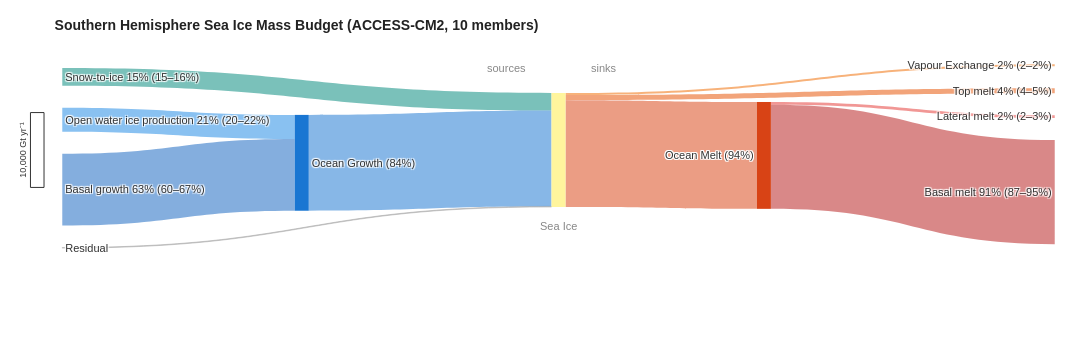
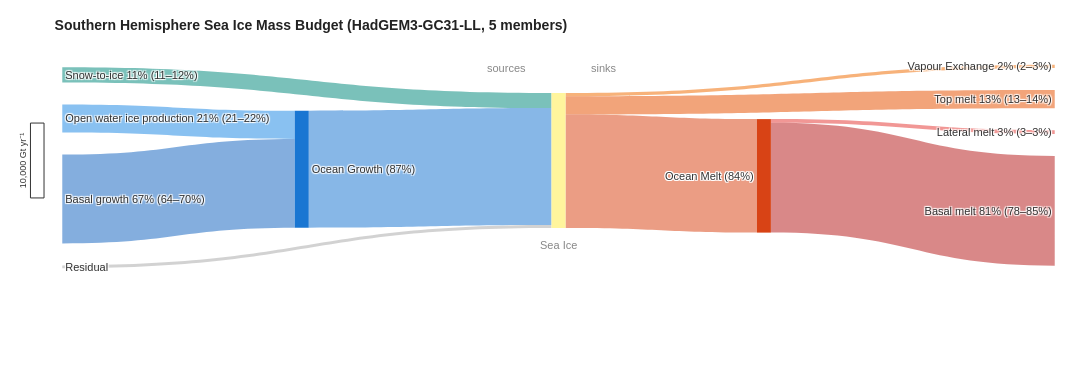
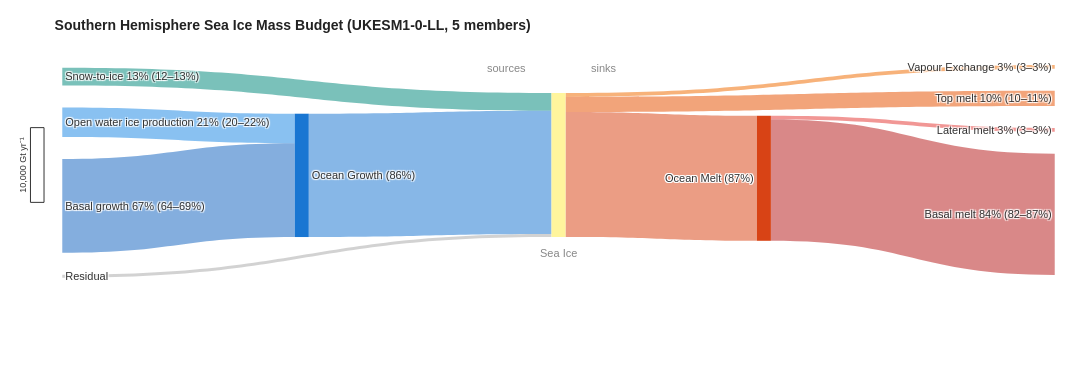
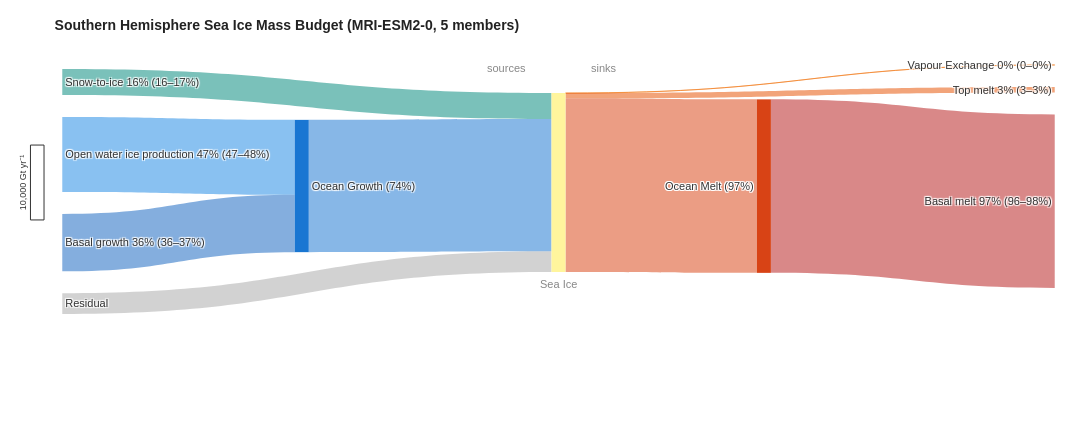

Source (notebook cell) for these figures, in order:
### Markdown cell above
### Ice Mass Budget

### Code cell
# ── Plotly Sankey: ice mass budget ───────────────────────────────────────────────────
for _model in SANKEY_MODELS + [None]:
    _show_vals = SHOW_VALUES_MME if _model is None else SHOW_VALUES_MODELS
    _show_pct = SHOW_PERCENT_MME if _model is None else SHOW_PERCENT_MODELS
    _scale_bar = ICE_SCALE_BAR_GT if (SHOW_SCALE_BAR and ('SO', _model) not in SCALE_BAR_SKIP) else None
    if SHOW_UNCERTAINTY:
        fig = make_ice_sankey_uncertainty_plotly(
            ice_budget_SH, model=_model, res_label="Sea Ice",
            scale_ref=ICE_SANKEY_SCALE_REF, res_color="#FFF59D",
            scale_bar_Gt=_scale_bar,
            show_residual=SHOW_RESIDUAL,
            inflow_group_name="Ocean Growth", outflow_group_name="Ocean Melt",
            subtitle="Southern Hemisphere", include_dynamics=False,
        )
    else:
        fig = make_ice_sankey_plotly(
            ice_budget_SH, model=_model, res_label="Sea Ice",
            scale_ref=ICE_SANKEY_SCALE_REF, res_color="#FFF59D",
            scale_bar_Gt=_scale_bar,
            show_values=_show_vals, show_residual=SHOW_RESIDUAL, show_percent=_show_pct,
            hide_terminal_nodes=True,
            inflow_group_name="Ocean Growth", outflow_group_name="Ocean Melt",
            subtitle="Southern Hemisphere",
        )
    label = _model if _model is not None else "MME"
    fig.write_image(f"figures/ice_sankey_SO_{label}_2015-2034.png", scale=3.125)
    fig.write_image(f"figures/ice_sankey_SO_{label}_2015-2034.pdf")
    #fig.write_image(f"figures/ice_sankey_SO_{label}_2015-2034.svg")
    fig.show()

### Figure 1 — Plotly figure (JSON) as saved in the notebook; plotly's stock layout.template omitted (floating-point values rounded to 4 significant figures)
{"data": [{"arrangement": "snap", "link": {"color": ["rgba(0,137,123,0.52)", "rgba(30,136,229,0.52)", "rgba(21,101,192,0.52)", "rgba(170,170,170,0.52)", "rgba(25,118,210,0.52)", "rgba(239,108,0,0.52)", "rgba(230,81,0,0.52)", "rgba(229,57,53,0.52)", "rgba(183,28,28,0.52)", "rgba(216,67,21,0.52)"], "customdata": ["2,345 Gt yr⁻¹", "3,218 Gt yr⁻¹", "9,594 Gt yr⁻¹", "84 Gt yr⁻¹", "12,813 Gt yr⁻¹", "282 Gt yr⁻¹", "673 Gt yr⁻¹", "363 Gt yr⁻¹", "13,923 Gt yr⁻¹", "14,286 Gt yr⁻¹"], "hovertemplate": "%{customdata}<extra></extra>", "source": [0, 1, 2, 3, 4, 5, 5, 10, 10, 5], "target": [5, 4, 4, 5, 5, 6, 7, 8, 9, 10], "value": [2345.0, 3218.0, 9594.0, 83.94, 12810.0, 282.4, 672.9, 362.6, 13920.0, 14290.0]}, "node": {"color": ["rgba(0,0,0,0)", "rgba(0,0,0,0)", "rgba(0,0,0,0)", "rgba(0,0,0,0)", "#1976D2", "#FFF59D", "rgba(0,0,0,0)", "rgba(0,0,0,0)", "rgba(0,0,0,0)", "rgba(0,0,0,0)", "#D84315"], "customdata": ["Snow-to-ice 15% (15–16%)", "Open water ice production 21% (20–22%)", "Basal growth 63% (60–67%)", "Residual", "Ocean Growth (84%)", "Sea Ice", "Vapour Exchange 2% (2–2%)", "Top melt 4% (4–5%)", "Lateral melt 2% (2–3%)", "Basal melt 91% (87–95%)", "Ocean Melt (94%)"], "hovertemplate": "%{customdata}<extra></extra>", "label": ["Snow-to-ice 15% (15–16%)", "Open water ice production 21% (20–22%)", "Basal growth 63% (60–67%)", "Residual", "Ocean Growth (84%)", "", "Vapour Exchange 2% (2–2%)", "Top melt 4% (4–5%)", "Lateral melt 2% (2–3%)", "Basal melt 91% (87–95%)", ""], "line": {"color": "white", "width": 0}, "pad": 22, "thickness": 14, "x": [0.01, 0.01, 0.01, 0.01, 0.25, 0.5, 0.99, 0.99, 0.99, 0.99, 0.7], "y": [0.09384, 0.269, 0.6726, 0.9774, 0.5712, 0.5, 0.02889, 0.05898, 0.09159, 0.5415, 0.5301]}, "type": "sankey"}], "layout": {"annotations": [{"font": {"color": "#888888", "size": 11}, "showarrow": false, "text": "sources", "x": 0.47, "xanchor": "right", "xref": "paper", "y": 1, "yref": "paper"}, {"font": {"color": "#888888", "size": 11}, "showarrow": false, "text": "sinks", "x": 0.53, "xanchor": "left", "xref": "paper", "y": 1, "yref": "paper"}, {"font": {"color": "#888888", "size": 11}, "showarrow": false, "text": "Sea Ice", "x": 0.5, "xanchor": "center", "xref": "paper", "y": 0.12, "yanchor": "top", "yref": "paper"}, {"font": {"color": "white", "size": 11}, "showarrow": false, "text": "Ocean Melt (94%)", "x": 0.7, "xanchor": "right", "xref": "paper", "xshift": -9, "y": 0.4699, "yanchor": "middle", "yref": "paper", "yshift": -1}, {"font": {"color": "white", "size": 11}, "showarrow": false, "text": "Ocean Melt (94%)", "x": 0.7, "xanchor": "right", "xref": "paper", "xshift": -9, "y": 0.4699, "yanchor": "middle", "yref": "paper", "yshift": 0}, {"font": {"color": "white", "size": 11}, "showarrow": false, "text": "Ocean Melt (94%)", "x": 0.7, "xanchor": "right", "xref": "paper", "xshift": -9, "y": 0.4699, "yanchor": "middle", "yref": "paper", "yshift": 1}, {"font": {"color": "white", "size": 11}, "showarrow": false, "text": "Ocean Melt (94%)", "x": 0.7, "xanchor": "right", "xref": "paper", "xshift": -8, "y": 0.4699, "yanchor": "middle", "yref": "paper", "yshift": -1}, {"font": {"color": "white", "size": 11}, "showarrow": false, "text": "Ocean Melt (94%)", "x": 0.7, "xanchor": "right", "xref": "paper", "xshift": -8, "y": 0.4699, "yanchor": "middle", "yref": "paper", "yshift": 1}, {"font": {"color": "white", "size": 11}, "showarrow": false, "text": "Ocean Melt (94%)", "x": 0.7, "xanchor": "right", "xref": "paper", "xshift": -7, "y": 0.4699, "yanchor": "middle", "yref": "paper", "yshift": -1}, {"font": {"color": "white", "size": 11}, "showarrow": false, "text": "Ocean Melt (94%)", "x": 0.7, "xanchor": "right", "xref": "paper", "xshift": -7, "y": 0.4699, "yanchor": "middle", "yref": "paper", "yshift": 0}, {"font": {"color": "white", "size": 11}, "showarrow": false, "text": "Ocean Melt (94%)", "x": 0.7, "xanchor": "right", "xref": "paper", "xshift": -7, "y": 0.4699, "yanchor": "middle", "yref": "paper", "yshift": 1}, {"font": {"color": "#333333", "size": 11}, "showarrow": false, "text": "Ocean Melt (94%)", "x": 0.7, "xanchor": "right", "xref": "paper", "xshift": -8, "y": 0.4699, "yanchor": "middle", "yref": "paper"}, {"font": {"color": "#333333", "size": 9}, "showarrow": false, "text": "10,000 Gt yr⁻¹", "textangle": -90, "x": -0.0217, "xanchor": "center", "xref": "paper", "y": 0.5, "yanchor": "middle", "yref": "paper"}], "font": {"color": "#333333", "family": "Arial, sans-serif", "size": 11}, "height": 360.2, "margin": {"b": 120, "l": 45, "r": 20, "t": 60}, "paper_bgcolor": "white", "shapes": [{"fillcolor": "white", "line": {"color": "#333333", "width": 1}, "type": "rect", "x0": -0.01415, "x1": -0.0009434, "xref": "paper", "y0": 0.2921, "y1": 0.7079, "yref": "paper"}], "title": {"font": {"color": "#222222", "size": 14}, "text": "<b>Southern Hemisphere Sea Ice Mass Budget (ACCESS-CM2, 10 members)</b>"}, "width": 1125}}

### Figure 2 — Plotly figure (JSON) as saved in the notebook; plotly's stock layout.template omitted (floating-point values rounded to 4 significant figures)
{"data": [{"arrangement": "snap", "link": {"color": ["rgba(0,137,123,0.52)", "rgba(30,136,229,0.52)", "rgba(21,101,192,0.52)", "rgba(170,170,170,0.52)", "rgba(25,118,210,0.52)", "rgba(239,108,0,0.52)", "rgba(230,81,0,0.52)", "rgba(229,57,53,0.52)", "rgba(183,28,28,0.52)", "rgba(216,67,21,0.52)"], "customdata": ["2,020 Gt yr⁻¹", "3,762 Gt yr⁻¹", "11,869 Gt yr⁻¹", "386 Gt yr⁻¹", "15,631 Gt yr⁻¹", "437 Gt yr⁻¹", "2,434 Gt yr⁻¹", "494 Gt yr⁻¹", "14,671 Gt yr⁻¹", "15,165 Gt yr⁻¹"], "hovertemplate": "%{customdata}<extra></extra>", "source": [0, 1, 2, 3, 4, 5, 5, 10, 10, 5], "target": [5, 4, 4, 5, 5, 6, 7, 8, 9, 10], "value": [2020.0, 3762.0, 11870.0, 385.7, 15630.0, 437.4, 2434.0, 494.5, 14670.0, 15170.0]}, "node": {"color": ["rgba(0,0,0,0)", "rgba(0,0,0,0)", "rgba(0,0,0,0)", "rgba(0,0,0,0)", "#1976D2", "#FFF59D", "rgba(0,0,0,0)", "rgba(0,0,0,0)", "rgba(0,0,0,0)", "rgba(0,0,0,0)", "#D84315"], "customdata": ["Snow-to-ice 11% (11–12%)", "Open water ice production 21% (21–22%)", "Basal growth 67% (64–70%)", "Residual", "Ocean Growth (87%)", "Sea Ice", "Vapour Exchange 2% (2–3%)", "Top melt 13% (13–14%)", "Lateral melt 3% (3–3%)", "Basal melt 81% (78–85%)", "Ocean Melt (84%)"], "hovertemplate": "%{customdata}<extra></extra>", "label": ["Snow-to-ice 11% (11–12%)", "Open water ice production 21% (21–22%)", "Basal growth 67% (64–70%)", "Residual", "Ocean Growth (87%)", "", "Vapour Exchange 2% (2–3%)", "Top melt 13% (13–14%)", "Lateral melt 3% (3–3%)", "Basal melt 81% (78–85%)", ""], "line": {"color": "white", "width": 0}, "pad": 22, "thickness": 14, "x": [0.01, 0.01, 0.01, 0.01, 0.25, 0.5, 0.99, 0.99, 0.99, 0.99, 0.7], "y": [0.07375, 0.2276, 0.6436, 0.9697, 0.5435, 0.5, 0.03164, 0.1081, 0.186, 0.5896, 0.5764]}, "type": "sankey"}], "layout": {"annotations": [{"font": {"color": "#888888", "size": 11}, "showarrow": false, "text": "sources", "x": 0.47, "xanchor": "right", "xref": "paper", "y": 1, "yref": "paper"}, {"font": {"color": "#888888", "size": 11}, "showarrow": false, "text": "sinks", "x": 0.53, "xanchor": "left", "xref": "paper", "y": 1, "yref": "paper"}, {"font": {"color": "#888888", "size": 11}, "showarrow": false, "text": "Sea Ice", "x": 0.5, "xanchor": "center", "xref": "paper", "y": 0.12, "yanchor": "top", "yref": "paper"}, {"font": {"color": "white", "size": 11}, "showarrow": false, "text": "Ocean Melt (84%)", "x": 0.7, "xanchor": "right", "xref": "paper", "xshift": -9, "y": 0.4236, "yanchor": "middle", "yref": "paper", "yshift": -1}, {"font": {"color": "white", "size": 11}, "showarrow": false, "text": "Ocean Melt (84%)", "x": 0.7, "xanchor": "right", "xref": "paper", "xshift": -9, "y": 0.4236, "yanchor": "middle", "yref": "paper", "yshift": 0}, {"font": {"color": "white", "size": 11}, "showarrow": false, "text": "Ocean Melt (84%)", "x": 0.7, "xanchor": "right", "xref": "paper", "xshift": -9, "y": 0.4236, "yanchor": "middle", "yref": "paper", "yshift": 1}, {"font": {"color": "white", "size": 11}, "showarrow": false, "text": "Ocean Melt (84%)", "x": 0.7, "xanchor": "right", "xref": "paper", "xshift": -8, "y": 0.4236, "yanchor": "middle", "yref": "paper", "yshift": -1}, {"font": {"color": "white", "size": 11}, "showarrow": false, "text": "Ocean Melt (84%)", "x": 0.7, "xanchor": "right", "xref": "paper", "xshift": -8, "y": 0.4236, "yanchor": "middle", "yref": "paper", "yshift": 1}, {"font": {"color": "white", "size": 11}, "showarrow": false, "text": "Ocean Melt (84%)", "x": 0.7, "xanchor": "right", "xref": "paper", "xshift": -7, "y": 0.4236, "yanchor": "middle", "yref": "paper", "yshift": -1}, {"font": {"color": "white", "size": 11}, "showarrow": false, "text": "Ocean Melt (84%)", "x": 0.7, "xanchor": "right", "xref": "paper", "xshift": -7, "y": 0.4236, "yanchor": "middle", "yref": "paper", "yshift": 0}, {"font": {"color": "white", "size": 11}, "showarrow": false, "text": "Ocean Melt (84%)", "x": 0.7, "xanchor": "right", "xref": "paper", "xshift": -7, "y": 0.4236, "yanchor": "middle", "yref": "paper", "yshift": 1}, {"font": {"color": "#333333", "size": 11}, "showarrow": false, "text": "Ocean Melt (84%)", "x": 0.7, "xanchor": "right", "xref": "paper", "xshift": -8, "y": 0.4236, "yanchor": "middle", "yref": "paper"}, {"font": {"color": "#333333", "size": 9}, "showarrow": false, "text": "10,000 Gt yr⁻¹", "textangle": -90, "x": -0.0217, "xanchor": "center", "xref": "paper", "y": 0.5, "yanchor": "middle", "yref": "paper"}], "font": {"color": "#333333", "family": "Arial, sans-serif", "size": 11}, "height": 381.2, "margin": {"b": 120, "l": 45, "r": 20, "t": 60}, "paper_bgcolor": "white", "shapes": [{"fillcolor": "white", "line": {"color": "#333333", "width": 1}, "type": "rect", "x0": -0.01415, "x1": -0.0009434, "xref": "paper", "y0": 0.3137, "y1": 0.6863, "yref": "paper"}], "title": {"font": {"color": "#222222", "size": 14}, "text": "<b>Southern Hemisphere Sea Ice Mass Budget (HadGEM3-GC31-LL, 5 members)</b>"}, "width": 1125}}

### Figure 3 — Plotly figure (JSON) as saved in the notebook; plotly's stock layout.template omitted (floating-point values rounded to 4 significant figures)
{"data": [{"arrangement": "snap", "link": {"color": ["rgba(0,137,123,0.52)", "rgba(30,136,229,0.52)", "rgba(21,101,192,0.52)", "rgba(170,170,170,0.52)", "rgba(25,118,210,0.52)", "rgba(239,108,0,0.52)", "rgba(230,81,0,0.52)", "rgba(229,57,53,0.52)", "rgba(183,28,28,0.52)", "rgba(216,67,21,0.52)"], "customdata": ["2,377 Gt yr⁻¹", "3,944 Gt yr⁻¹", "12,574 Gt yr⁻¹", "393 Gt yr⁻¹", "16,518 Gt yr⁻¹", "520 Gt yr⁻¹", "2,021 Gt yr⁻¹", "508 Gt yr⁻¹", "16,239 Gt yr⁻¹", "16,747 Gt yr⁻¹"], "hovertemplate": "%{customdata}<extra></extra>", "source": [0, 1, 2, 3, 4, 5, 5, 10, 10, 5], "target": [5, 4, 4, 5, 5, 6, 7, 8, 9, 10], "value": [2377.0, 3944.0, 12570.0, 392.7, 16520.0, 519.6, 2021.0, 508.5, 16240.0, 16750.0]}, "node": {"color": ["rgba(0,0,0,0)", "rgba(0,0,0,0)", "rgba(0,0,0,0)", "rgba(0,0,0,0)", "#1976D2", "#FFF59D", "rgba(0,0,0,0)", "rgba(0,0,0,0)", "rgba(0,0,0,0)", "rgba(0,0,0,0)", "#D84315"], "customdata": ["Snow-to-ice 13% (12–13%)", "Open water ice production 21% (20–22%)", "Basal growth 67% (64–69%)", "Residual", "Ocean Growth (86%)", "Sea Ice", "Vapour Exchange 3% (3–3%)", "Top melt 10% (10–11%)", "Lateral melt 3% (3–3%)", "Basal melt 84% (82–87%)", "Ocean Melt (87%)"], "hovertemplate": "%{customdata}<extra></extra>", "label": ["Snow-to-ice 13% (12–13%)", "Open water ice production 21% (20–22%)", "Basal growth 67% (64–69%)", "Residual", "Ocean Growth (86%)", "", "Vapour Exchange 3% (3–3%)", "Top melt 10% (10–11%)", "Lateral melt 3% (3–3%)", "Basal melt 84% (82–87%)", ""], "line": {"color": "white", "width": 0}, "pad": 22, "thickness": 14, "x": [0.01, 0.01, 0.01, 0.01, 0.25, 0.5, 0.99, 0.99, 0.99, 0.99, 0.7], "y": [0.07915, 0.2364, 0.6475, 0.9702, 0.5494, 0.5, 0.03293, 0.09615, 0.1591, 0.5759, 0.5632]}, "type": "sankey"}], "layout": {"annotations": [{"font": {"color": "#888888", "size": 11}, "showarrow": false, "text": "sources", "x": 0.47, "xanchor": "right", "xref": "paper", "y": 1, "yref": "paper"}, {"font": {"color": "#888888", "size": 11}, "showarrow": false, "text": "sinks", "x": 0.53, "xanchor": "left", "xref": "paper", "y": 1, "yref": "paper"}, {"font": {"color": "#888888", "size": 11}, "showarrow": false, "text": "Sea Ice", "x": 0.5, "xanchor": "center", "xref": "paper", "y": 0.12, "yanchor": "top", "yref": "paper"}, {"font": {"color": "white", "size": 11}, "showarrow": false, "text": "Ocean Melt (87%)", "x": 0.7, "xanchor": "right", "xref": "paper", "xshift": -9, "y": 0.4368, "yanchor": "middle", "yref": "paper", "yshift": -1}, {"font": {"color": "white", "size": 11}, "showarrow": false, "text": "Ocean Melt (87%)", "x": 0.7, "xanchor": "right", "xref": "paper", "xshift": -9, "y": 0.4368, "yanchor": "middle", "yref": "paper", "yshift": 0}, {"font": {"color": "white", "size": 11}, "showarrow": false, "text": "Ocean Melt (87%)", "x": 0.7, "xanchor": "right", "xref": "paper", "xshift": -9, "y": 0.4368, "yanchor": "middle", "yref": "paper", "yshift": 1}, {"font": {"color": "white", "size": 11}, "showarrow": false, "text": "Ocean Melt (87%)", "x": 0.7, "xanchor": "right", "xref": "paper", "xshift": -8, "y": 0.4368, "yanchor": "middle", "yref": "paper", "yshift": -1}, {"font": {"color": "white", "size": 11}, "showarrow": false, "text": "Ocean Melt (87%)", "x": 0.7, "xanchor": "right", "xref": "paper", "xshift": -8, "y": 0.4368, "yanchor": "middle", "yref": "paper", "yshift": 1}, {"font": {"color": "white", "size": 11}, "showarrow": false, "text": "Ocean Melt (87%)", "x": 0.7, "xanchor": "right", "xref": "paper", "xshift": -7, "y": 0.4368, "yanchor": "middle", "yref": "paper", "yshift": -1}, {"font": {"color": "white", "size": 11}, "showarrow": false, "text": "Ocean Melt (87%)", "x": 0.7, "xanchor": "right", "xref": "paper", "xshift": -7, "y": 0.4368, "yanchor": "middle", "yref": "paper", "yshift": 0}, {"font": {"color": "white", "size": 11}, "showarrow": false, "text": "Ocean Melt (87%)", "x": 0.7, "xanchor": "right", "xref": "paper", "xshift": -7, "y": 0.4368, "yanchor": "middle", "yref": "paper", "yshift": 1}, {"font": {"color": "#333333", "size": 11}, "showarrow": false, "text": "Ocean Melt (87%)", "x": 0.7, "xanchor": "right", "xref": "paper", "xshift": -8, "y": 0.4368, "yanchor": "middle", "yref": "paper"}, {"font": {"color": "#333333", "size": 9}, "showarrow": false, "text": "10,000 Gt yr⁻¹", "textangle": -90, "x": -0.0217, "xanchor": "center", "xref": "paper", "y": 0.5, "yanchor": "middle", "yref": "paper"}], "font": {"color": "#333333", "family": "Arial, sans-serif", "size": 11}, "height": 390.5, "margin": {"b": 120, "l": 45, "r": 20, "t": 60}, "paper_bgcolor": "white", "shapes": [{"fillcolor": "white", "line": {"color": "#333333", "width": 1}, "type": "rect", "x0": -0.01415, "x1": -0.0009434, "xref": "paper", "y0": 0.322, "y1": 0.678, "yref": "paper"}], "title": {"font": {"color": "#222222", "size": 14}, "text": "<b>Southern Hemisphere Sea Ice Mass Budget (UKESM1-0-LL, 5 members)</b>"}, "width": 1125}}

### Figure 4 — Plotly figure (JSON) as saved in the notebook; plotly's stock layout.template omitted (floating-point values rounded to 4 significant figures)
{"data": [{"arrangement": "snap", "link": {"color": ["rgba(0,137,123,0.52)", "rgba(30,136,229,0.52)", "rgba(21,101,192,0.52)", "rgba(170,170,170,0.52)", "rgba(25,118,210,0.52)", "rgba(239,108,0,0.52)", "rgba(230,81,0,0.52)", "rgba(183,28,28,0.52)", "rgba(216,67,21,0.52)"], "customdata": ["3,475 Gt yr⁻¹", "10,005 Gt yr⁻¹", "7,662 Gt yr⁻¹", "2,763 Gt yr⁻¹", "17,667 Gt yr⁻¹", "16 Gt yr⁻¹", "719 Gt yr⁻¹", "23,170 Gt yr⁻¹", "23,170 Gt yr⁻¹"], "hovertemplate": "%{customdata}<extra></extra>", "source": [0, 1, 2, 3, 4, 5, 5, 9, 5], "target": [5, 4, 4, 5, 5, 6, 7, 8, 9], "value": [3475.0, 10000.0, 7662.0, 2763.0, 17670.0, 15.73, 719.1, 23170.0, 23170.0]}, "node": {"color": ["rgba(0,0,0,0)", "rgba(0,0,0,0)", "rgba(0,0,0,0)", "rgba(0,0,0,0)", "#1976D2", "#FFF59D", "rgba(0,0,0,0)", "rgba(0,0,0,0)", "rgba(0,0,0,0)", "#D84315"], "customdata": ["Snow-to-ice 16% (16–17%)", "Open water ice production 47% (47–48%)", "Basal growth 36% (36–37%)", "Residual", "Ocean Growth (74%)", "Sea Ice", "Vapour Exchange 0% (0–0%)", "Top melt 3% (3–3%)", "Basal melt 97% (96–98%)", "Ocean Melt (97%)"], "hovertemplate": "%{customdata}<extra></extra>", "label": ["Snow-to-ice 16% (16–17%)", "Open water ice production 47% (47–48%)", "Basal growth 36% (36–37%)", "Residual", "Ocean Growth (74%)", "", "Vapour Exchange 0% (0–0%)", "Top melt 3% (3–3%)", "Basal melt 97% (96–98%)", ""], "line": {"color": "white", "width": 0}, "pad": 22, "thickness": 14, "x": [0.01, 0.01, 0.01, 0.01, 0.25, 0.5, 0.99, 0.99, 0.99, 0.7], "y": [0.08978, 0.3604, 0.7152, 0.9245, 0.5143, 0.5, 0.02032, 0.03507, 0.5148, 0.5148]}, "type": "sankey"}], "layout": {"annotations": [{"font": {"color": "#888888", "size": 11}, "showarrow": false, "text": "sources", "x": 0.47, "xanchor": "right", "xref": "paper", "y": 1, "yref": "paper"}, {"font": {"color": "#888888", "size": 11}, "showarrow": false, "text": "sinks", "x": 0.53, "xanchor": "left", "xref": "paper", "y": 1, "yref": "paper"}, {"font": {"color": "#888888", "size": 11}, "showarrow": false, "text": "Sea Ice", "x": 0.5, "xanchor": "center", "xref": "paper", "y": 0.12, "yanchor": "top", "yref": "paper"}, {"font": {"color": "white", "size": 11}, "showarrow": false, "text": "Ocean Melt (97%)", "x": 0.7, "xanchor": "right", "xref": "paper", "xshift": -9, "y": 0.4852, "yanchor": "middle", "yref": "paper", "yshift": -1}, {"font": {"color": "white", "size": 11}, "showarrow": false, "text": "Ocean Melt (97%)", "x": 0.7, "xanchor": "right", "xref": "paper", "xshift": -9, "y": 0.4852, "yanchor": "middle", "yref": "paper", "yshift": 0}, {"font": {"color": "white", "size": 11}, "showarrow": false, "text": "Ocean Melt (97%)", "x": 0.7, "xanchor": "right", "xref": "paper", "xshift": -9, "y": 0.4852, "yanchor": "middle", "yref": "paper", "yshift": 1}, {"font": {"color": "white", "size": 11}, "showarrow": false, "text": "Ocean Melt (97%)", "x": 0.7, "xanchor": "right", "xref": "paper", "xshift": -8, "y": 0.4852, "yanchor": "middle", "yref": "paper", "yshift": -1}, {"font": {"color": "white", "size": 11}, "showarrow": false, "text": "Ocean Melt (97%)", "x": 0.7, "xanchor": "right", "xref": "paper", "xshift": -8, "y": 0.4852, "yanchor": "middle", "yref": "paper", "yshift": 1}, {"font": {"color": "white", "size": 11}, "showarrow": false, "text": "Ocean Melt (97%)", "x": 0.7, "xanchor": "right", "xref": "paper", "xshift": -7, "y": 0.4852, "yanchor": "middle", "yref": "paper", "yshift": -1}, {"font": {"color": "white", "size": 11}, "showarrow": false, "text": "Ocean Melt (97%)", "x": 0.7, "xanchor": "right", "xref": "paper", "xshift": -7, "y": 0.4852, "yanchor": "middle", "yref": "paper", "yshift": 0}, {"font": {"color": "white", "size": 11}, "showarrow": false, "text": "Ocean Melt (97%)", "x": 0.7, "xanchor": "right", "xref": "paper", "xshift": -7, "y": 0.4852, "yanchor": "middle", "yref": "paper", "yshift": 1}, {"font": {"color": "#333333", "size": 11}, "showarrow": false, "text": "Ocean Melt (97%)", "x": 0.7, "xanchor": "right", "xref": "paper", "xshift": -8, "y": 0.4852, "yanchor": "middle", "yref": "paper"}, {"font": {"color": "#333333", "size": 9}, "showarrow": false, "text": "10,000 Gt yr⁻¹", "textangle": -90, "x": -0.0217, "xanchor": "center", "xref": "paper", "y": 0.5, "yanchor": "middle", "yref": "paper"}], "font": {"color": "#333333", "family": "Arial, sans-serif", "size": 11}, "height": 425.1, "margin": {"b": 120, "l": 45, "r": 20, "t": 60}, "paper_bgcolor": "white", "shapes": [{"fillcolor": "white", "line": {"color": "#333333", "width": 1}, "type": "rect", "x0": -0.01415, "x1": -0.0009434, "xref": "paper", "y0": 0.3472, "y1": 0.6528, "yref": "paper"}], "title": {"font": {"color": "#222222", "size": 14}, "text": "<b>Southern Hemisphere Sea Ice Mass Budget (MRI-ESM2-0, 5 members)</b>"}, "width": 1125}}
